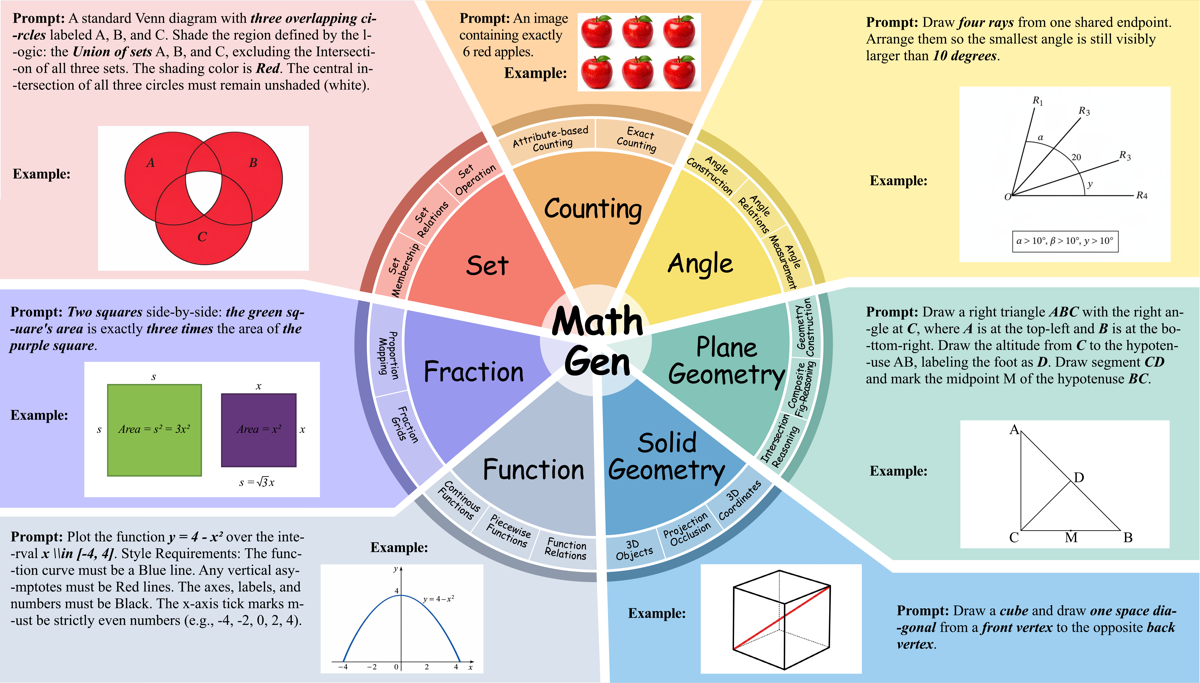
#> input picture assets/7domains.png, 1200 x 683 px
$ python -i angle_common.py   (imports and definitions only)
#> lines starting #> are read from the running program, lines starting #| are printed output that depends on the picture; after the words box and inside, x2 and y2 are one past the last pixel; in counts of white or black regions, pixels touching at a corner belong together
import math
import os
import re
import json
from functools import lru_cache
from typing import Dict, List, Optional, Tuple

import cv2
import numpy as np

try:
    import pytesseract
except Exception:  # pragma: no cover
    pytesseract = None


ANGLE_TOL_DEG = 12.0
MIN_PEAK_LEN_RATIO = 0.10
MIN_PEAK_SEP_DEG = 10
OPPOSITE_TOL_DEG = 10.0

CASE_TOL_OVERRIDES = {
    3: 6.0,
    5: 6.0,
    6: 6.0,
    7: 6.0,
    8: 6.0,
    12: 10.0,
    16: 16.0,
    20: 10.0,
    21: 6.0,
    22: 10.0,
    23: 6.0,
    24: 6.0,
    25: 6.0,
    26: 6.0,
    29: 6.0,
    30: 28.0,
}


# [37 lines left out: functions _load_prompt_expectations, _parse_image_id, load_image, not called in this run]


def _threshold_foreground(gray: np.ndarray) -> np.ndarray:
    _, mask = cv2.threshold(gray, 0, 255, cv2.THRESH_BINARY_INV + cv2.THRESH_OTSU)
    return mask


# [296 lines left out: functions _center_from_foreground, _line_lengths_from_center, _pick_peaks, _cluster_angles, _detect_center_and_rays_hough, detect_center_and_rays and 16 more, not called in this run]


def _parse_degree_values(prompt: str) -> List[float]:
    return [float(x) for x in re.findall(r"(\d+(?:\.\d+)?)\s*°", prompt)]


# [555 lines left out: functions _single_angle_visual_quality, _clean_annotated_angle_scene, _relaxed_clean_annotated_angle_scene, _lenient_adjacent_pair_fallback, _lenient_straight_adjacent_fallback, _lenient_four_right_angles_fallback and 22 more, not called in this run]


def _angle27_visual_straight_angle(gray: np.ndarray) -> Dict[str, bool]:
    mask = (gray < 210).astype(np.uint8) * 255
    contours, _ = cv2.findContours(mask, cv2.RETR_EXTERNAL, cv2.CHAIN_APPROX_SIMPLE)
    components = []
    for contour in contours:
        x, y, w, h = cv2.boundingRect(contour)
        area = float(cv2.contourArea(contour))
        if area > 20.0:
            components.append((area, x, y, w, h))
    components.sort(reverse=True)

    coords = cv2.findNonZero(mask)
    if coords is None:
        return {
            "visual_straight_angle_mode": True,
            "wide_clean_bbox_ok": False,
            "dominant_stroke_ok": False,
            "horizontal_line_ok": False,
        }

    H, W = gray.shape
    x, y, w, h = cv2.boundingRect(coords)
    bbox_area_frac = (w * h) / float(H * W)
    bbox_aspect = w / h if h > 0 else 0.0

    edges = cv2.Canny(gray, 50, 150)
    lines = cv2.HoughLinesP(
        edges,
        rho=1,
        theta=np.pi / 180.0,
        threshold=50,
        minLineLength=max(20, int(min(H, W) * 0.15)),
        maxLineGap=12,
    )
    horiz = vert = diag = 0
    if lines is not None:
        for x1, y1, x2, y2 in lines[:, 0, :]:
            ang = abs(math.degrees(math.atan2(y2 - y1, x2 - x1))) % 180.0
            if min(ang, 180.0 - ang) < 8.0:
                horiz += 1
            elif abs(ang - 90.0) < 8.0:
                vert += 1
            else:
                diag += 1

    top_area = components[0][0] if components else 0.0
    return {
        "visual_straight_angle_mode": True,
        "wide_clean_bbox_ok": bbox_aspect >= 1.70 and 0.12 <= bbox_area_frac <= 0.45,
        "dominant_stroke_ok": top_area >= 3000.0 and len(components) <= 12,
        "horizontal_line_ok": horiz >= 1 and vert <= 3 and diag <= 6,
    }


# [196 lines left out: functions _line_orientation_features, _angle26_visual_right_angle, _angle36_visual_two_right_angles, _check_case_28, _check_case_29, evaluate_angle_case, not called in this run]

>>> import cv2
>>> picture = cv2.imread('../../../assets/7domains.png', cv2.IMREAD_GRAYSCALE)
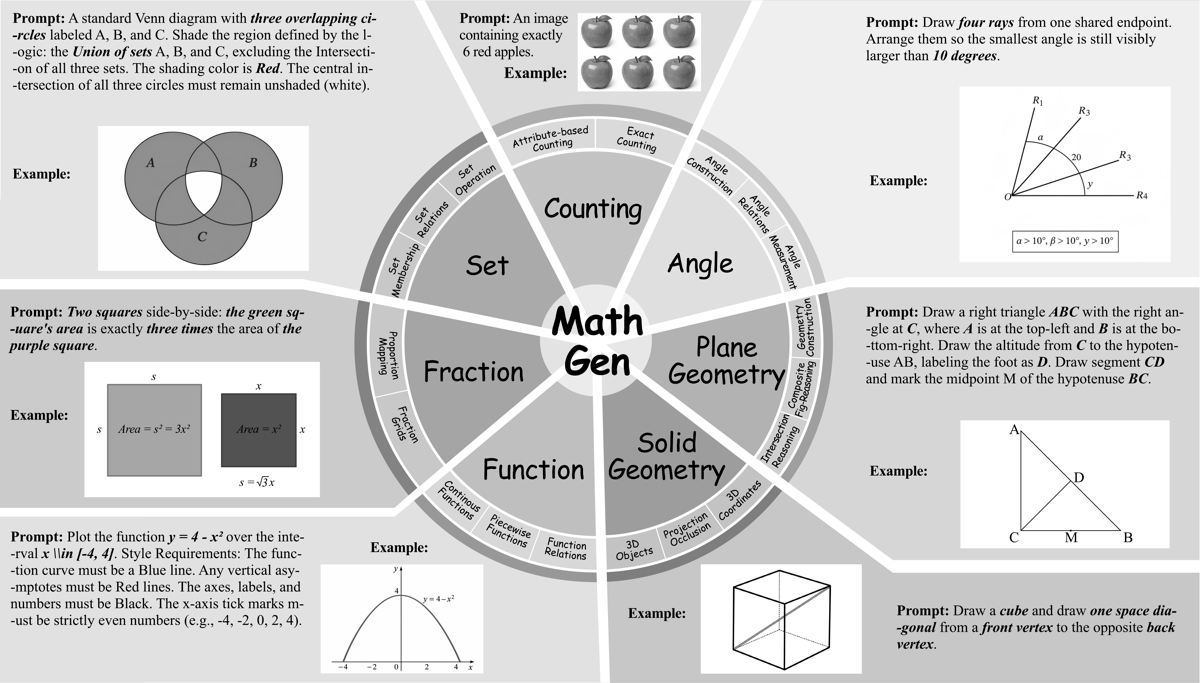
#> picture: shape (683, 1200); min 0, max 255, mean 209.2
>>> result = _angle27_visual_straight_angle(picture)
#> in _angle27_visual_straight_angle, `mask = (gray < 210).astype(np.uint8) * 255`:
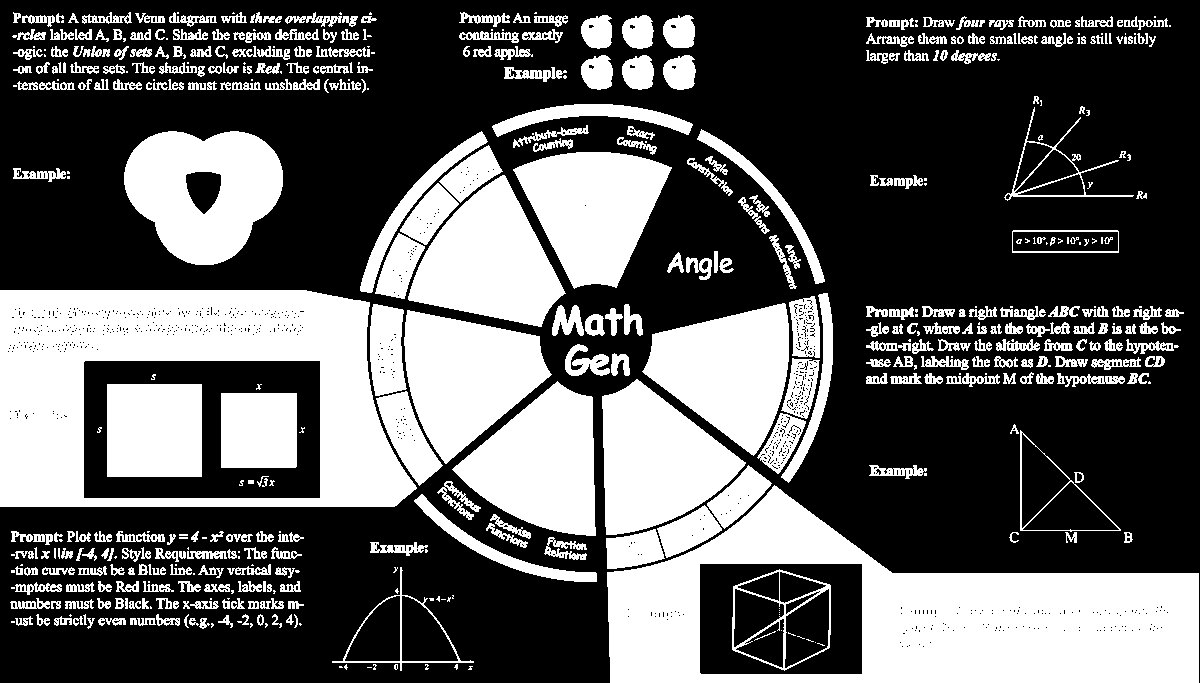
#> mask: shape (683, 1200); 36.7% white; 532 white regions (147 under 20 px)
#> in _angle27_visual_straight_angle, `contours, _ = cv2.findContours(mask, cv2.RETR_EXTERNAL, cv2.CHAIN_APPR..`: contours = 495 contours, 161 with area under 20; largest, box (x1, y1, x2, y2) and area: (0, 290, 417, 507) 81722, (607, 485, 1199, 683) 74268, (124, 131, 283, 265) 15598, (602, 379, 746, 535) 13818, (404, 310, 552, 464) 13774
#> the loop in _angle27_visual_straight_angle, `for contour in contours:` made 495 passes
#> (x, y, w, h, area) on passes 15 to 17: (199, 618, 11, 11, 50.5), (189, 618, 10, 8, 23.5), (137, 618, 19, 8, 60.5)
#> after the loop in _angle27_visual_straight_angle, `for contour in contours:`: components = 331 items, first 6: (50.5, 199, 618, 11, 11), (23.5, 189, 618, 10, 8), (60.5, 137, 618, 19, 8), (25.5, 130, 618, 7, 7), (98.5, 98, 618, 28, 8), (27, 73, 616, 10, 10)
#> in _angle27_visual_straight_angle, `coords = cv2.findNonZero(mask)`: coords = contour of 301085 points, box (x1, y1, x2, y2) (0, 12, 1199, 683), area 13260
#> in _angle27_visual_straight_angle, `x, y, w, h = cv2.boundingRect(coords)`: x = 0; y = 12; w = 1199; h = 671
#> in _angle27_visual_straight_angle, `bbox_area_frac = (w * h) / float(H * W)`: bbox_area_frac = 0.982
#> in _angle27_visual_straight_angle, `bbox_aspect = w / h if h > 0 else 0.0`: bbox_aspect = 1.79
#> in _angle27_visual_straight_angle, `edges = cv2.Canny(gray, 50, 150)`:
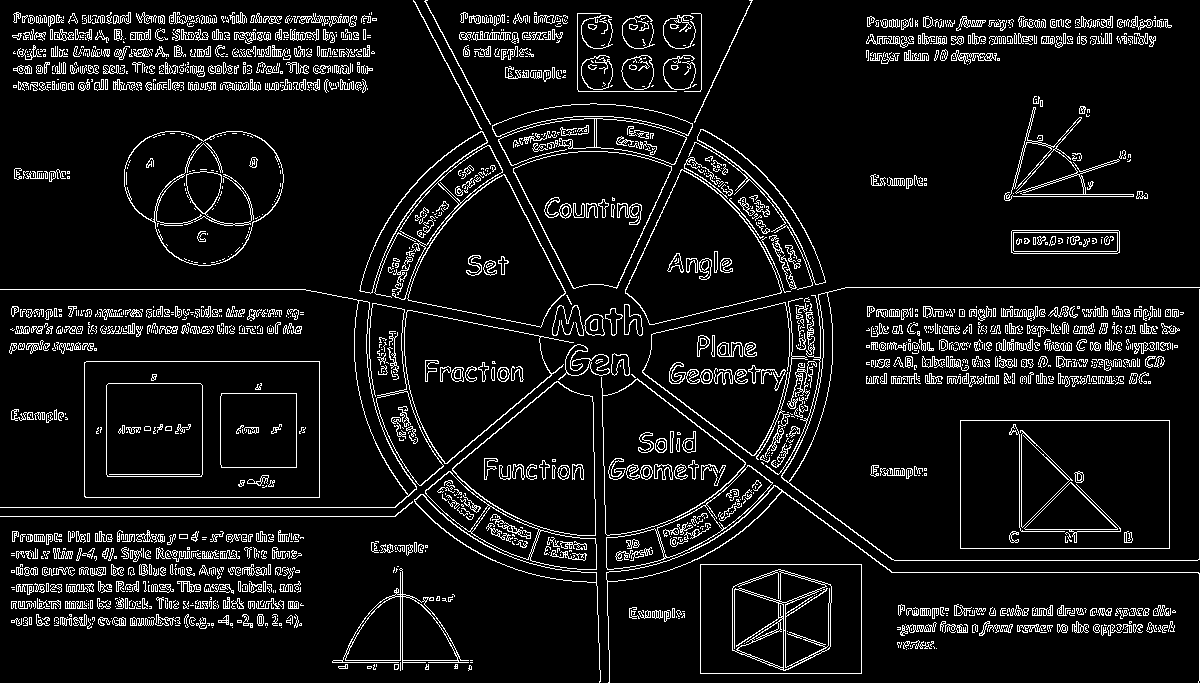
#> edges: shape (683, 1200); 8.1% white in thin lines or dots
#> in _angle27_visual_straight_angle, `lines = cv2.HoughLinesP( edges, rho=1, theta=np.pi / 180.0, threshold=..`: lines = 265 rows, first 6: [11, 572, 299, 572], [845, 287, 1199, 287], [0, 516, 395, 516], [14, 22, 370, 22], [18, 56, 369, 56], [867, 20, 1167, 20]
#> the loop in _angle27_visual_straight_angle, `for x1, y1, x2, y2 in lines[:, 0, :]:` made 265 passes
#> (x1, y1, x2, y2, ang, vert) on pass 21: (1199, 680, 1199, 573, 90, 1)
#> (x1, y1, x2, y2, ang) on passes 1 to 6: (11, 572, 299, 572, 0), (845, 287, 1199, 287, 0), (0, 516, 395, 516, 0), (14, 22, 370, 22, 0), (18, 56, 369, 56, 0), (867, 20, 1167, 20, 0)

$ run again, on assets/introduction.png
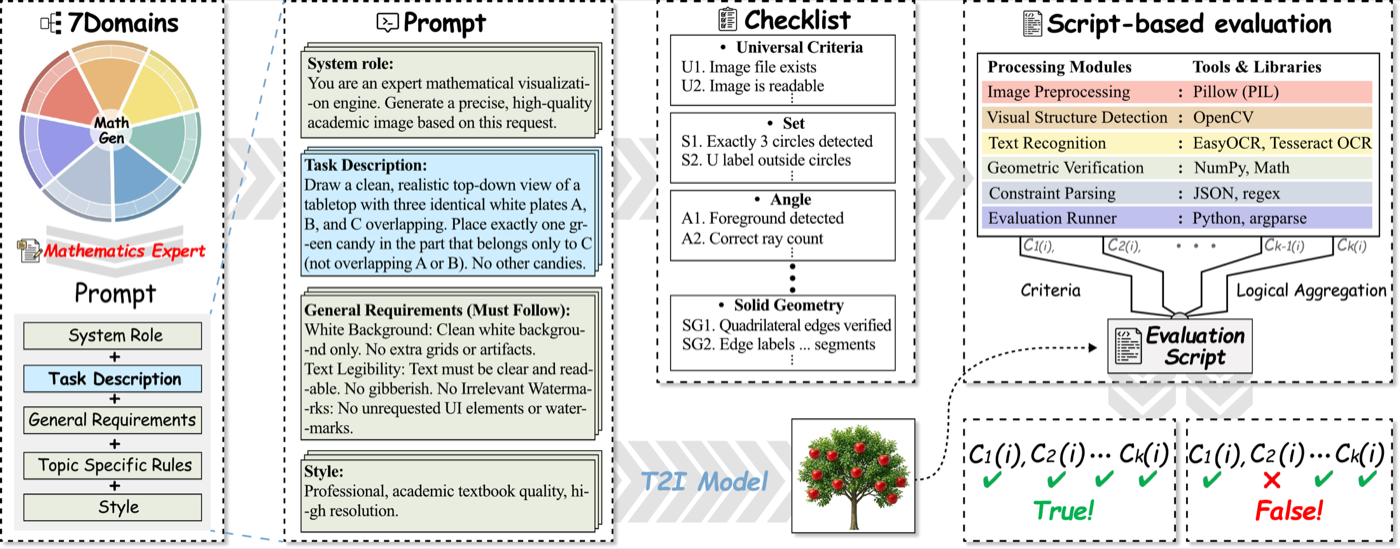
#> input picture assets/introduction.png, 1400 x 549 px
#> in _angle27_visual_straight_angle, `mask = (gray < 210).astype(np.uint8) * 255`:
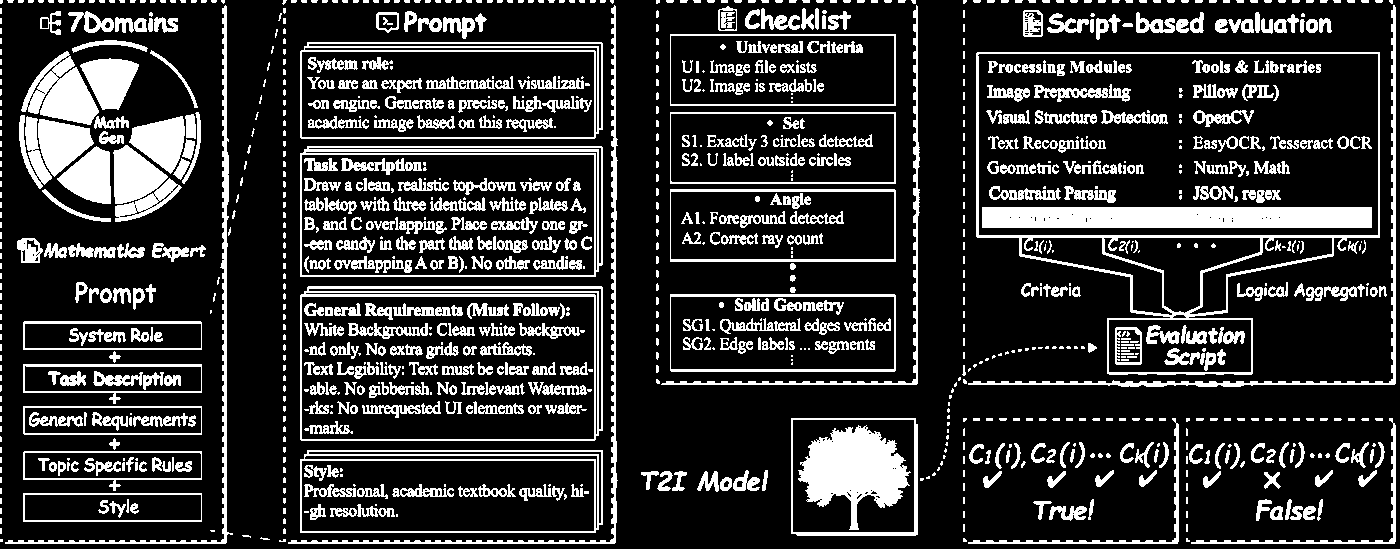
#> mask: shape (549, 1400); 20.1% white; 1147 white regions (445 under 20 px)
#> contours = 558 contours, 404 with area under 20; largest, box (x1, y1, x2, y2) and area: (976, 52, 1380, 375) 96472, (300, 286, 603, 441) 46406, (300, 146, 603, 277) 39166, (300, 42, 603, 139) 28897, (300, 450, 603, 533) 24677
#> the loop in _angle27_visual_straight_angle, `for contour in contours:` made 558 passes
#> (x, y, w, h, area) on passes 18 to 20: (1303, 506, 13, 14, 106.5), (1290, 506, 13, 14, 84), (1270, 506, 13, 14, 132)
#> after the loop in _angle27_visual_straight_angle, `for contour in contours:`: components = 154 items, first 6: (106.5, 1303, 506, 13, 14), (84, 1290, 506, 13, 14), (132, 1270, 506, 13, 14), (265, 1049, 506, 38, 15), (85.5, 1033, 501, 19, 19), (48.5, 1317, 499, 6, 22)
#> coords = contour of 154122 points, box (x1, y1, x2, y2) (0, 0, 1396, 544), area 1054
#> in _angle27_visual_straight_angle, `x, y, w, h = cv2.boundingRect(coords)`: x = 0; w = 1396; h = 544
#> bbox_area_frac = 0.988
#> bbox_aspect = 2.57
#> in _angle27_visual_straight_angle, `edges = cv2.Canny(gray, 50, 150)`:
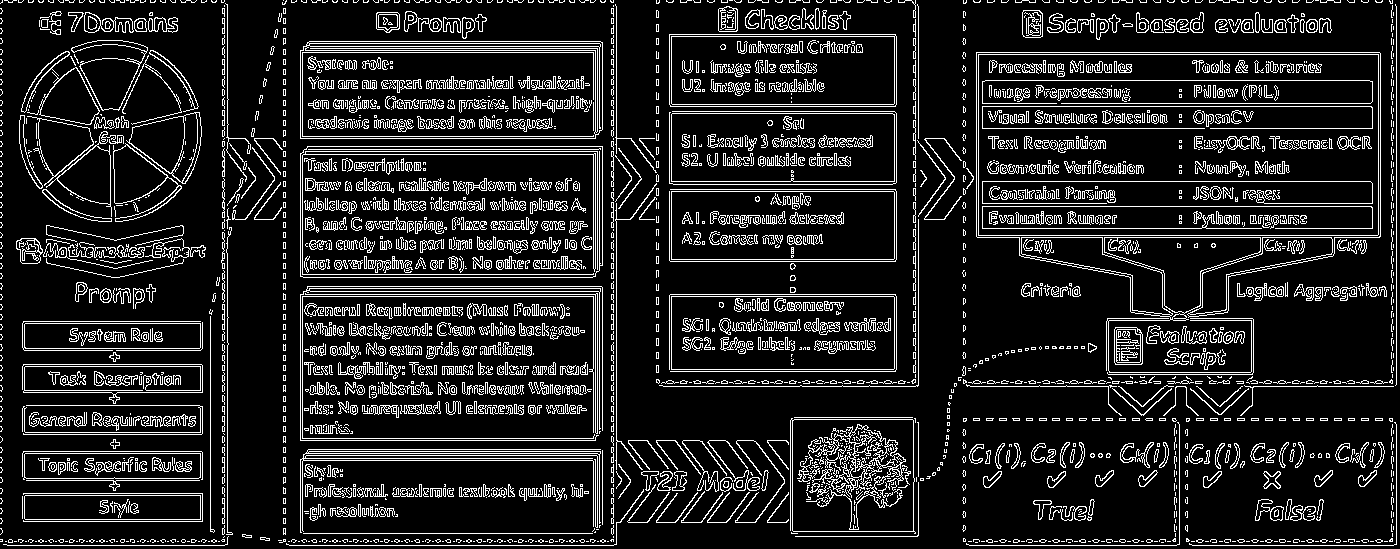
#> edges: shape (549, 1400); 13.4% white in thin lines or dots
#> lines = 559 rows, first 6: [300, 52, 616, 52], [656, 106, 895, 106], [289, 545, 613, 545], [1121, 451, 1304, 451], [943, 181, 1396, 181], [22, 453, 210, 453]
#> the loop in _angle27_visual_straight_angle, `for x1, y1, x2, y2 in lines[:, 0, :]:` made 559 passes
#> (x1, y1, x2, y2, ang) on passes 1 to 8: (300, 52, 616, 52, 0), (656, 106, 895, 106, 0), (289, 545, 613, 545, 0), (1121, 451, 1304, 451, 0), (943, 181, 1396, 181, 0), (22, 453, 210, 453, 0), (300, 294, 616, 294, 0), (977, 237, 1396, 237, 0)
